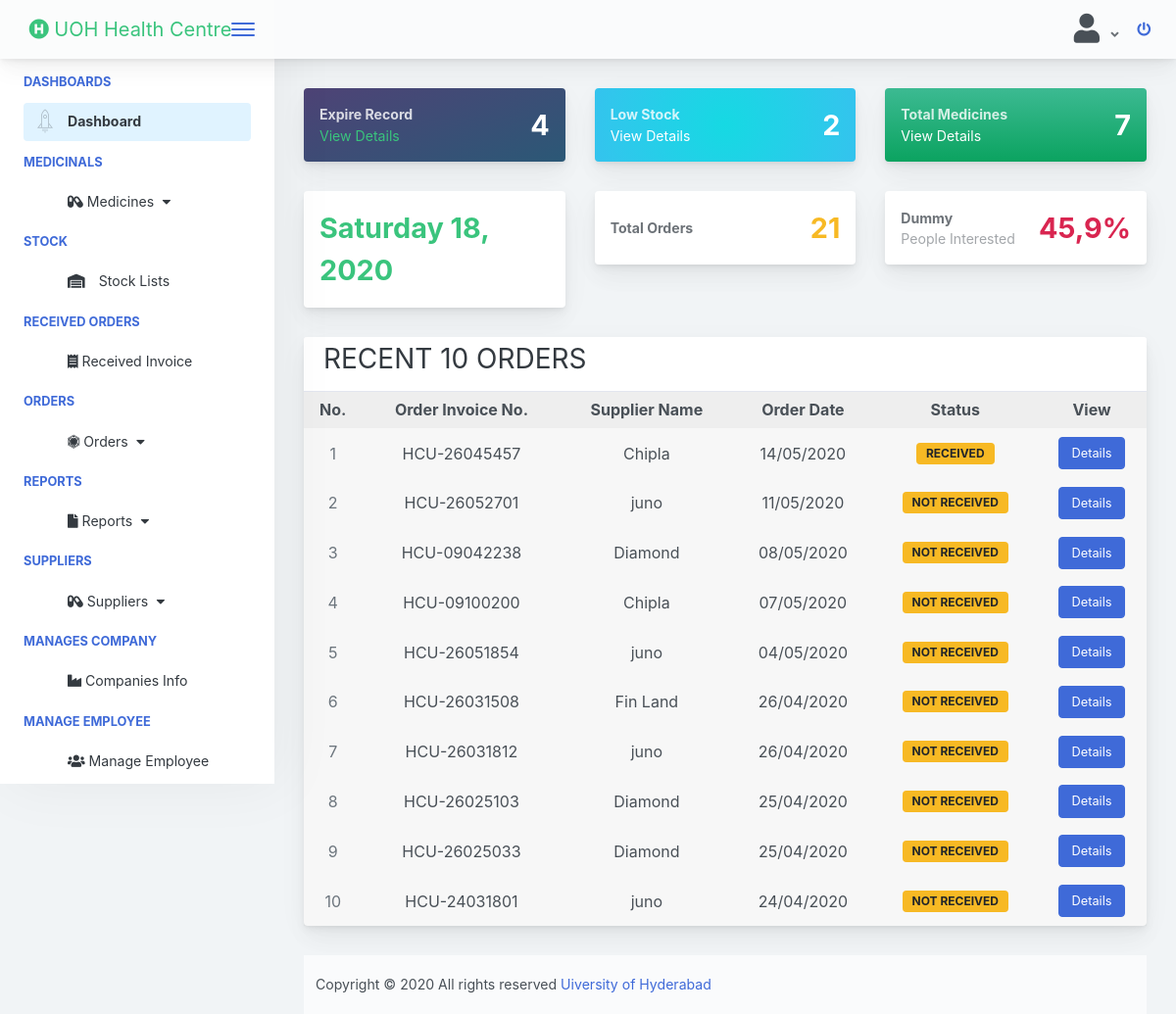
The app's page /admin (signed in) with its own data.
### tables this page shows
CREATE TABLE `orders` (
  `orders_id` int(11) NOT NULL,
  `orders_date` timestamp NOT NULL DEFAULT current_timestamp() ON UPDATE current_timestamp(),
  `supplier_id` int(11) NOT NULL,
  `reg_id` varchar(30) NOT NULL,
  `supplier_contact_person` varchar(20) NOT NULL,
  `orders_invoice_no` varchar(30) NOT NULL,
  `orders_status` tinyint(1) NOT NULL
);

CREATE TABLE `supplier` (
  `supplier_id` int(11) NOT NULL,
  `contact_person_name` varchar(30) DEFAULT NULL,
  `supplier_name` varchar(30) NOT NULL,
  `mobile_no` varchar(20) DEFAULT NULL,
  `email` varchar(50) NOT NULL,
  `address` varchar(30) DEFAULT NULL,
  `record_date` date DEFAULT NULL
);

### admin/index.php (the view, shortened to what the rows shown need)
<?php include ("includes/db.php"); ?>
<html lang="en">
<head>
    <link href="fontawesome/css/all.css" rel="stylesheet" type="text/css">
    <link href="mycss/main.css" rel="stylesheet">
</head>
<body>
    <div class="app-container app-theme-white body-tabs-shadow fixed-sidebar fixed-header">
        <div class="app-main">
                <div class="app-main__outer">
                    <div class="app-main__inner">
                        <div class="row">
                            <div class="col-md-12">
                                <div class="main-card mb-3 card">
                                    <div class="table-responsive">
                                        <table class="align-middle mb-0 table table-borderless table-striped table-hover">
                                            <thead class="bg-light">
                                            <tr>
                                                <th class="text-center">No.</th>
                                                <th class="text-center">Order Invoice No.</th>
                                                <th class="text-center">Supplier Name</th>
                                                <th class="text-center">Order Date</th>
                                                <th class="text-center">Status</th>
                                                <th class="text-center">View</th>
                                            </tr>
                                            </thead>
                                            <?php
                                                $query = "SELECT o.orders_id,DATE_FORMAT(o.orders_date, '%d/%m/%Y') AS orderDate, s.supplier_name,o.orders_invoice_no,o.orders_status FROM orders o inner join supplier s on o.supplier_id = s.supplier_id  ORDER BY o.orders_date desc limit 10;";
                                                $run = mysqli_query($conn,$query);
                                                $counter=1;
                                                if($run)
                                                {
                                                    while($row = mysqli_fetch_array($run))
                                                    {
                                            ?>
                                            <tbody>
                                                <tr>
                                                    <td class="text-center text-muted"><?php echo $counter ;?></td>
                                                    <td class="text-center"><?php echo $row['orders_invoice_no']; ?></td>
                                                    <td class="text-center"><?php echo $row['supplier_name']; ?></td>
                                                    <td class="text-center"><?php echo $row['orderDate']; ?></td>
                                                    <?php
                                                        $status = $row['orders_status'];
                                                        if($status==0)
                                                        {
                                                            $statusIs = "Not Received";
                                                    ?>
                                                        <td class="text-center">
                                                            <div class="badge badge-warning"><?php echo $statusIs; ?></div>
                                                        </td>
                                                    <?php
                                                        }
                                                        else
                                                        {
                                                            $statusIs = "Received";
                                                    ?>
                                                        <td class="text-center">
                                                            <div class="badge badge-warning"><?php echo $statusIs; ?></div>
                                                        </td>
                                                    <?php
                                                        }
                                                    ?>
                                                <td class="text-center">
                                                    <button type="button" class="btn btn-primary"><a href="view_order_item.php?id=<?php echo $row['orders_id']; ?>" class="text-white">Details</a>
                                                    </button>
                                                </td>
                                            </tr>
                                            </tbody>
                                            <?php
                                                        $counter++;
                                                    }
                                                }
                                                else
                                                {
                                                    $msgs="No record found";
                                                    echo $msgs;
                                                }
                                            ?>
                                        </table>
                                    </div>
                                </div>
                            </div>
                        </div>
                    </div>
        </div>
    </div>
</body>
</html>

### records on screen
orders: orders_invoice_no "HCU-26045457", supplier.supplier_name "Chipla", orderDate "14/05/2020", orders_status "RECEIVED"
orders: orders_invoice_no "HCU-26052701", supplier.supplier_name "juno", orderDate "11/05/2020", orders_status "NOT RECEIVED"
orders: orders_invoice_no "HCU-09042238", supplier.supplier_name "Diamond", orderDate "08/05/2020", orders_status "NOT RECEIVED"
orders: orders_invoice_no "HCU-09100200", supplier.supplier_name "Chipla", orderDate "07/05/2020", orders_status "NOT RECEIVED"
orders: orders_invoice_no "HCU-26051854", supplier.supplier_name "juno", orderDate "04/05/2020", orders_status "NOT RECEIVED"
orders: orders_invoice_no "HCU-26031508", supplier.supplier_name "Fin Land", orderDate "26/04/2020", orders_status "NOT RECEIVED"
orders: orders_invoice_no "HCU-26031812", supplier.supplier_name "juno", orderDate "26/04/2020", orders_status "NOT RECEIVED"
orders: orders_invoice_no "HCU-26025103", supplier.supplier_name "Diamond", orderDate "25/04/2020", orders_status "NOT RECEIVED"
orders: orders_invoice_no "HCU-26025033", supplier.supplier_name "Diamond", orderDate "25/04/2020", orders_status "NOT RECEIVED"
orders: orders_invoice_no "HCU-24031801", supplier.supplier_name "juno", orderDate "24/04/2020", orders_status "NOT RECEIVED"

### other values on screen
$count "4"
$count "2"
$count "7"
$count "21"
